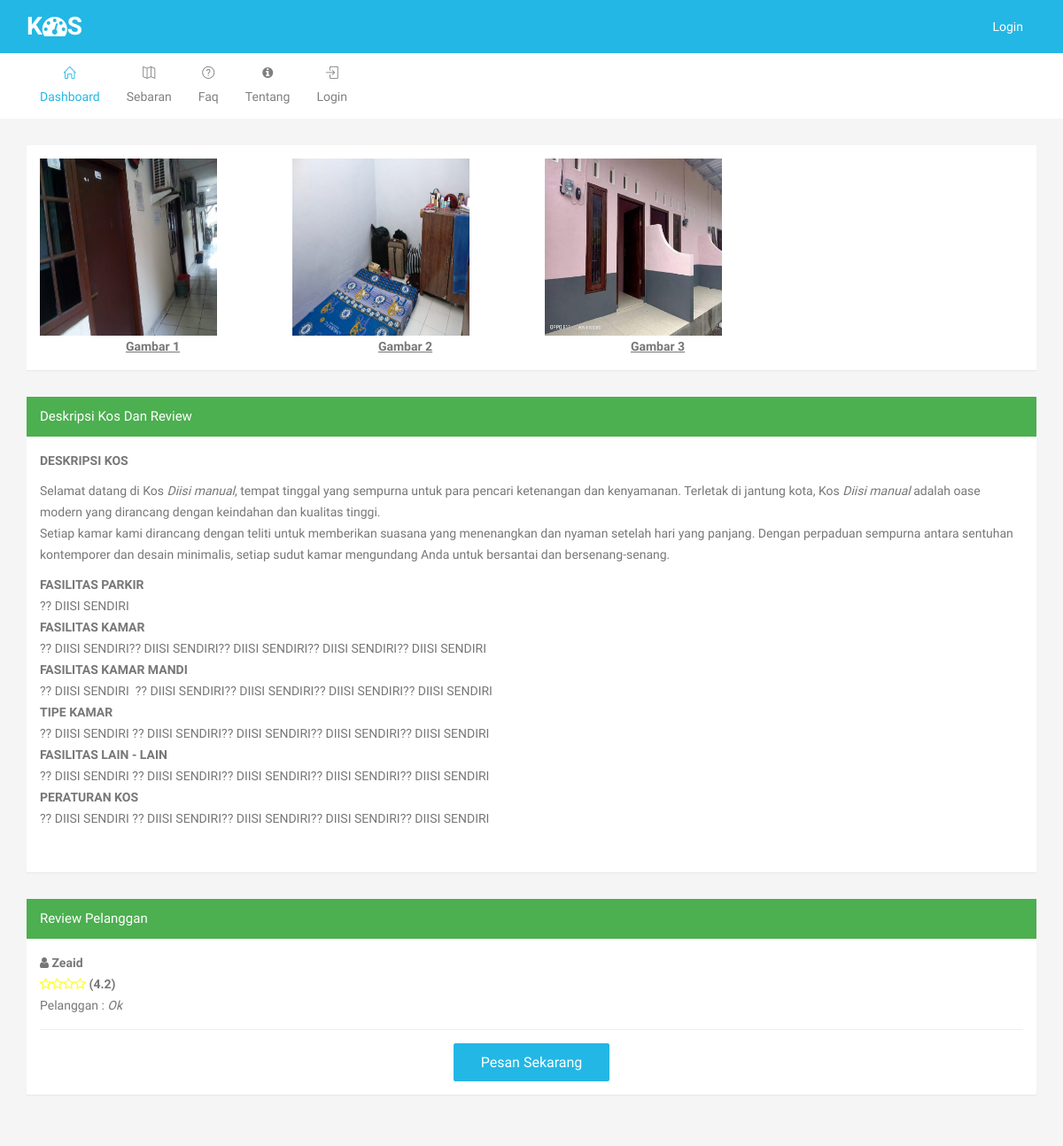
/detail_kos/2, run on the app's committed database.
### tables this page shows
CREATE TABLE `m_kos` (
  `id` int(11) NOT NULL,
  `kode` varchar(24) NOT NULL,
  `nama` text NOT NULL,
  `id_mitra` int(11) NOT NULL,
  `harga` int(11) NOT NULL,
  `deskripsi` text NOT NULL,
  `alamat` text NOT NULL,
  `lat` text NOT NULL,
  `lng` text NOT NULL,
  `gambar` text NOT NULL,
  `gambar2` text NOT NULL,
  `gambar3` text NOT NULL
);

CREATE TABLE `m_review` (
  `id` int(11) NOT NULL,
  `kode_transaksi` varchar(113) NOT NULL,
  `lokasi` int(11) NOT NULL,
  `jarak` int(11) NOT NULL,
  `pesan_mudah` int(11) NOT NULL,
  `aplikasi` int(11) NOT NULL,
  `ui` int(11) NOT NULL,
  `id_user` int(11) NOT NULL,
  `id_kos` int(11) NOT NULL,
  `catatan` text NOT NULL
);

CREATE TABLE `m_pelanggan` (
  `id` int(11) NOT NULL,
  `nama` varchar(225) NOT NULL,
  `hp` text NOT NULL,
  `email` text NOT NULL,
  `alamat` text NOT NULL,
  `username` text NOT NULL,
  `password` text NOT NULL,
  `status` text NOT NULL,
  `level` int(11) NOT NULL
);

### config/koneksi.php (called while the page is built, shortened)
<?php
$base_url = "http://localhost/pencarian_kos/";
?>

### pages/detail_kos.php (the view)
<?php
$detail_kos_res = mysqli_query($conn,"SELECT * FROM m_kos WHERE id='".$_REQUEST['id']."'");
$detail_kos = mysqli_fetch_array($detail_kos_res);
?>
<div class="row">
	<div class="col-md-12">
		<div class="panel panel-success collapsed">
			<div class="panel-body">
				<div class="row">
					<div class="col-md-3">
						<img class="rounded border float-left"  height="200" width="200" src="<?php echo $base_url; ?>/upload/<?php echo $detail_kos['gambar']; ?>">
						<center style="font-weight: bold; text-decoration: underline;">Gambar 1</center>
					</div>
					<div class="col-md-3">
						<img class="rounded border float-left"  height="200" width="200" src="<?php echo $base_url; ?>/upload/<?php echo $detail_kos['gambar2']; ?>">
						<center style="font-weight: bold; text-decoration: underline;">Gambar 2</center>
					</div>
					<div class="col-md-3">
						<img class="rounded border float-left" height="200" width="200" src="<?php echo $base_url; ?>/upload/<?php echo $detail_kos['gambar3']; ?>">
						<center style="font-weight: bold; text-decoration: underline;">Gambar 3</center>
					</div>
				</div>
			</div>
		</div>
	</div>
</div>
<div class="row">
	<div class="col-md-12">
		<div class="panel panel-success collapsed">
			<div class="panel-heading">
				Deskripsi Kos dan review
			</div>
			<div class="panel-body">
				<?php echo $detail_kos['deskripsi']; ?>
			</div>
		</div>
	</div>
</div>
<div class="row">
	<div class="col-md-12">
		<div class="panel panel-success collapsed">
			<div class="panel-heading">
				Review Pelanggan
			</div>
			<div class="panel-body">
				<?php
				$res = mysqli_query($conn,"SELECT (a.lokasi/5+a.jarak/5+a.pesan_mudah/5+a.aplikasi/5+a.ui/5) as tot , a.catatan, b.nama FROM `m_review` as a
					LEFT JOIN m_pelanggan as b ON a.id_user = b.id
				 WHERE a.id_kos='".$_REQUEST['id']."'");
				while($total = mysqli_fetch_array($res)) :
					echo "<b><i class='fa fa-user'></i> ".$total['nama']."</b><br>";
					for ($i=1; $i <=$total['tot'] ; $i++) {
						echo "<i class='fa fa-star-o' style='color:yellow'></i>";
					}echo "<b> (".number_format($total['tot'],1).")</b>";
					echo "<br>Pelanggan : <i>".$total['catatan']."</i><b>";
					echo "<hr>";
				endwhile; ?>
				<center><a href="<?php echo $base_url; ?>pemesanan/<?php echo $detail_kos['id']; ?>" class="btn btn-lg btn-primary">Pesan Sekarang</a></center>
			</div>
		</div>
	</div>
</div>

### css/style.css (style rules this page uses)
body { font-family: "Arimo", Helvetica, Arial, sans-serif; color: #777; font-size: 14px; font-weight: 400; line-height: 24px; overflow-x: hidden; background-color: #f5f5f5; }
a { text-decoration: none; -moz-transition: all 0.3s; -o-transition: all 0.3s; -webkit-transition: all 0.3s; transition: all 0.3s; color: #56afd7; }
hr { margin-top: 15px; margin-bottom: 15px; }
strong, b { font-weight: 700 !important; }
.panel { margin-bottom: 30px; border: 0px; }
.panel, .panel-heading { -webkit-border-radius: 0px; -moz-border-radius: 0px; -ms-border-radius: 0px; border-radius: 0px; }
.panel-heading { -webkit-border-radius: 0px; -moz-border-radius: 0px; -ms-border-radius: 0px; border-radius: 0px; padding: 10px 15px; font-weight: 400; text-transform: capitalize; font-size: 15px; }
.panel-body { position: relative; }
.panel-success { border-color: #4CAF50; }
.panel-success > .panel-heading { color: #fff; background-color: #4CAF50; border-color: #4CAF50; }
.btn { border-radius: 2px; -webkit-border-radius: 2px; text-transform: capitalize; font-size: 13px; padding: 7px 14px; font-weight: 400; }
.btn.btn-lg { padding: 10px 30px; font-size: 16px; }
.btn-primary { background-color: #23b7e5; border-color: #23b7e5; color: #fff; }
body.layout-horizontal { background-color: #f5f5f5; }

### data on the page
m_kos: gambar (picture), gambar2 (picture), gambar3 (picture), deskripsi "DESKRIPSI KOS Selamat datang di Kos Diisi manual , tempat tinggal yang sempurna untuk para pencari ketenangan dan kenyamanan. Terletak di jantung kota, Kos Diisi manual adalah oase modern yang dirancang dengan keindahan dan kualitas tinggi. Setiap kamar kami dirancang dengan teliti untuk memberikan suasana yang menenangkan dan nyaman setelah hari yang panjang. Dengan perpaduan sempurna antara sentuhan kontemporer dan desain minimalis, setiap sudut kamar mengundang Anda untuk bersantai dan bersenang-senang. FASILITAS PARKIR ?? DIISI SENDIRI FASILITAS KAMAR ?? DIISI SENDIRI?? DIISI SENDIRI?? DIISI SENDIRI?? DIISI SENDIRI?? DIISI SENDIRI FASILITAS KAMAR MANDI ?? DIISI SENDIRI ?? DIISI…"
m_review: m_pelanggan.nama "Zeaid", tot "4.2", catatan "Ok"
